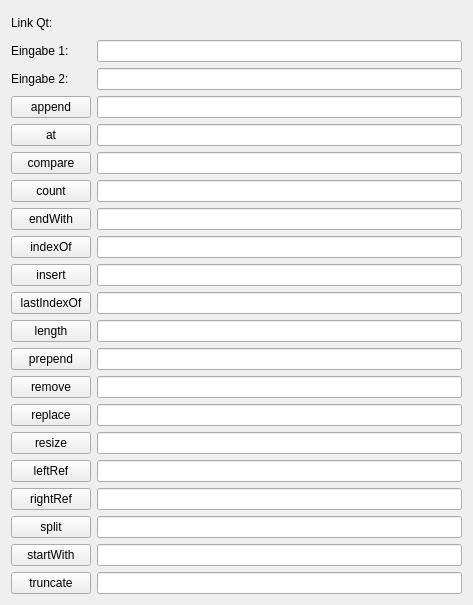
<?xml version="1.0" encoding="UTF-8"?>
<ui version="4.0">
 <class>MainWindow</class>
 <widget class="QMainWindow" name="MainWindow">
  <property name="windowModality">
   <enum>Qt::NonModal</enum>
  </property>
  <property name="geometry">
   <rect>
    <x>0</x>
    <y>0</y>
    <width>473</width>
    <height>605</height>
   </rect>
  </property>
  <property name="windowTitle">
   <string>String Methoden</string>
  </property>
  <widget class="QWidget" name="centralWidget">
   <layout class="QGridLayout" name="gridLayout">
    <item row="0" column="0">
     <widget class="QLabel" name="LinkLabel">
      <property name="text">
       <string>Link Qt:</string>
      </property>
     </widget>
    </item>
    <item row="0" column="1">
     <widget class="QLabel" name="link">
      <property name="text">
       <string/>
      </property>
     </widget>
    </item>
    <item row="1" column="0">
     <widget class="QLabel" name="eingabe1Label">
      <property name="text">
       <string>Eingabe 1:</string>
      </property>
     </widget>
    </item>
    <item row="1" column="1">
     <widget class="QLineEdit" name="eingabe1LineEdit"/>
    </item>
    <item row="2" column="0">
     <widget class="QLabel" name="eingabe2Label">
      <property name="text">
       <string>Eingabe 2:</string>
      </property>
     </widget>
    </item>
    <item row="2" column="1">
     <widget class="QLineEdit" name="eingabe2LineEdit"/>
    </item>
    <item row="3" column="0">
     <widget class="QPushButton" name="appendPushButton">
      <property name="text">
       <string>append</string>
      </property>
     </widget>
    </item>
    <item row="3" column="1">
     <widget class="QLineEdit" name="appendLineEdit">
      <property name="readOnly">
       <bool>true</bool>
      </property>
     </widget>
    </item>
    <item row="4" column="0">
     <widget class="QPushButton" name="atPushButton">
      <property name="text">
       <string>at</string>
      </property>
     </widget>
    </item>
    <item row="4" column="1">
     <widget class="QLineEdit" name="atLineEdit">
      <property name="readOnly">
       <bool>true</bool>
      </property>
     </widget>
    </item>
    <item row="5" column="0">
     <widget class="QPushButton" name="comparePushButton">
      <property name="text">
       <string>compare</string>
      </property>
     </widget>
    </item>
    <item row="5" column="1">
     <widget class="QLineEdit" name="compareLineEdit">
      <property name="readOnly">
       <bool>true</bool>
      </property>
     </widget>
    </item>
    <item row="6" column="0">
     <widget class="QPushButton" name="countPushButton">
      <property name="text">
       <string>count</string>
      </property>
     </widget>
    </item>
    <item row="6" column="1">
     <widget class="QLineEdit" name="countLineEdit">
      <property name="readOnly">
       <bool>true</bool>
      </property>
     </widget>
    </item>
    <item row="7" column="0">
     <widget class="QPushButton" name="endWithPushButton">
      <property name="text">
       <string>endWith</string>
      </property>
     </widget>
    </item>
    <item row="7" column="1">
     <widget class="QLineEdit" name="endWithLineEdit">
      <property name="readOnly">
       <bool>true</bool>
      </property>
     </widget>
    </item>
    <item row="8" column="0">
     <widget class="QPushButton" name="indexOfPushButton">
      <property name="text">
       <string>indexOf</string>
      </property>
     </widget>
    </item>
    <item row="8" column="1">
     <widget class="QLineEdit" name="indexOfLineEdit">
      <property name="readOnly">
       <bool>true</bool>
      </property>
     </widget>
    </item>
    <item row="9" column="0">
     <widget class="QPushButton" name="insertPushButton">
      <property name="text">
       <string>insert</string>
      </property>
     </widget>
    </item>
    <item row="9" column="1">
     <widget class="QLineEdit" name="insertLineEdit">
      <property name="readOnly">
       <bool>true</bool>
      </property>
     </widget>
    </item>
    <item row="10" column="0">
     <widget class="QPushButton" name="lastIndexOfPushButton">
      <property name="text">
       <string>lastIndexOf</string>
      </property>
     </widget>
    </item>
    <item row="10" column="1">
     <widget class="QLineEdit" name="lastIndexLineEdit">
      <property name="readOnly">
       <bool>true</bool>
      </property>
     </widget>
    </item>
    <item row="11" column="0">
     <widget class="QPushButton" name="length">
      <property name="text">
       <string>length</string>
      </property>
     </widget>
    </item>
    <item row="11" column="1">
     <widget class="QLineEdit" name="lengthLineEdit">
      <property name="readOnly">
       <bool>true</bool>
      </property>
     </widget>
    </item>
    <item row="12" column="0">
     <widget class="QPushButton" name="prependPushButton">
      <property name="text">
       <string>prepend</string>
      </property>
     </widget>
    </item>
    <item row="12" column="1">
     <widget class="QLineEdit" name="prependLineEdit">
      <property name="readOnly">
       <bool>true</bool>
      </property>
     </widget>
    </item>
    <item row="13" column="0">
     <widget class="QPushButton" name="removePushButton">
      <property name="text">
       <string>remove</string>
      </property>
     </widget>
    </item>
    <item row="13" column="1">
     <widget class="QLineEdit" name="removeLineEdit">
      <property name="readOnly">
       <bool>true</bool>
      </property>
     </widget>
    </item>
    <item row="14" column="0">
     <widget class="QPushButton" name="replace">
      <property name="text">
       <string>replace</string>
      </property>
     </widget>
    </item>
    <item row="14" column="1">
     <widget class="QLineEdit" name="replaceLineEdit">
      <property name="readOnly">
       <bool>true</bool>
      </property>
     </widget>
    </item>
    <item row="15" column="0">
     <widget class="QPushButton" name="resizePushButton">
      <property name="text">
       <string>resize</string>
      </property>
     </widget>
    </item>
    <item row="15" column="1">
     <widget class="QLineEdit" name="resizeLineEdit">
      <property name="readOnly">
       <bool>true</bool>
      </property>
     </widget>
    </item>
    <item row="16" column="0">
     <widget class="QPushButton" name="leftRefPushButton">
      <property name="text">
       <string>leftRef</string>
      </property>
     </widget>
    </item>
    <item row="16" column="1">
     <widget class="QLineEdit" name="leftRefLineEdit">
      <property name="readOnly">
       <bool>true</bool>
      </property>
     </widget>
    </item>
    <item row="17" column="0">
     <widget class="QPushButton" name="rightRefPushButton">
      <property name="text">
       <string>rightRef</string>
      </property>
     </widget>
    </item>
    <item row="17" column="1">
     <widget class="QLineEdit" name="rightRefLineEdit">
      <property name="readOnly">
       <bool>true</bool>
      </property>
     </widget>
    </item>
    <item row="18" column="0">
     <widget class="QPushButton" name="splitPushButton">
      <property name="text">
       <string>split</string>
      </property>
     </widget>
    </item>
    <item row="18" column="1">
     <widget class="QLineEdit" name="splitLineEdit">
      <property name="readOnly">
       <bool>true</bool>
      </property>
     </widget>
    </item>
    <item row="19" column="0">
     <widget class="QPushButton" name="startWithPushButton">
      <property name="text">
       <string>startWith</string>
      </property>
     </widget>
    </item>
    <item row="19" column="1">
     <widget class="QLineEdit" name="startWithLineEdit">
      <property name="readOnly">
       <bool>true</bool>
      </property>
     </widget>
    </item>
    <item row="20" column="0">
     <widget class="QPushButton" name="truncatePushButton">
      <property name="text">
       <string>truncate</string>
      </property>
     </widget>
    </item>
    <item row="20" column="1">
     <widget class="QLineEdit" name="truncateLineEdit">
      <property name="readOnly">
       <bool>true</bool>
      </property>
     </widget>
    </item>
   </layout>
  </widget>
 </widget>
 <layoutdefault spacing="6" margin="11"/>
 <resources/>
 <connections/>
</ui>
